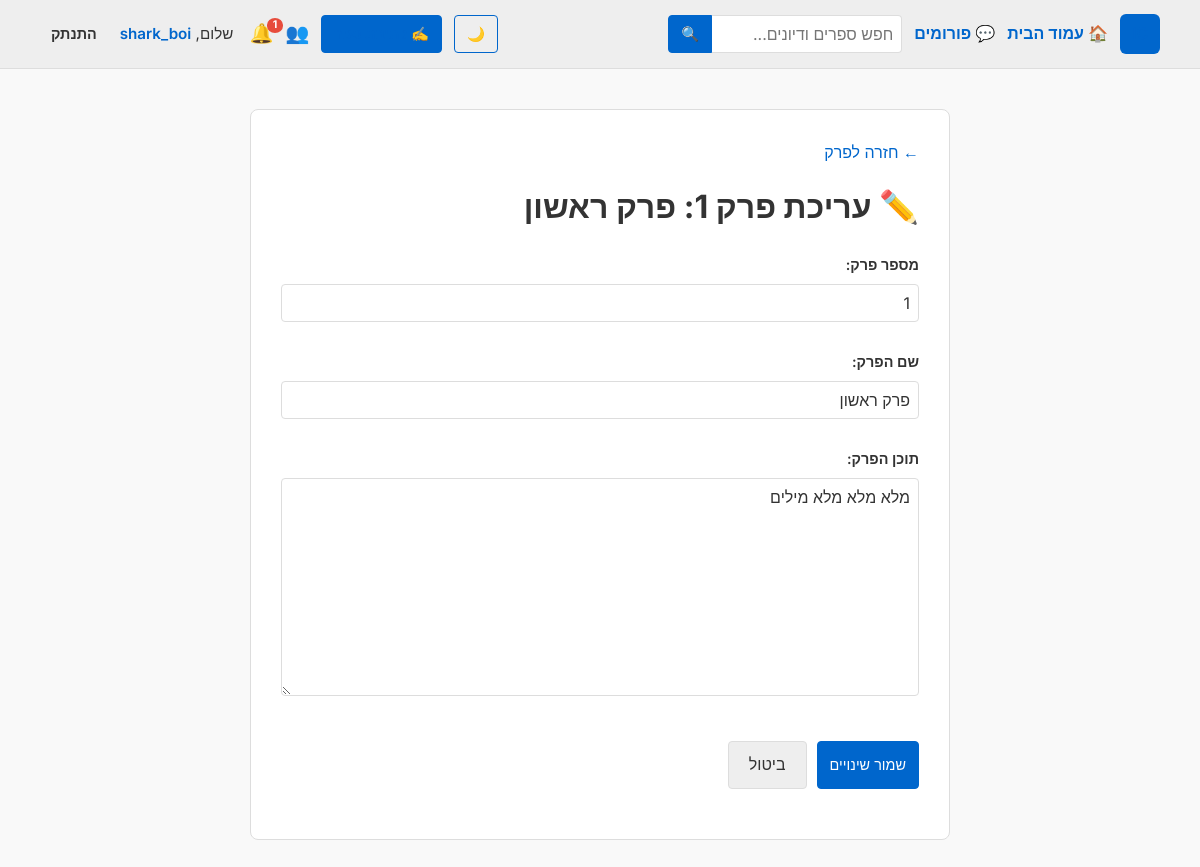
Screenshot of /book/2/chapter/1/edit/ (signed in) with the database file from the repository.
### books/models.py (models this page shows, shortened)
class Chapter(models.Model):
    book = models.ForeignKey(Book, on_delete=models.CASCADE, related_name='chapters')
    title = models.CharField(max_length=200, verbose_name="שם הפרק")
    content = models.TextField(verbose_name="תוכן הפרק")
    chapter_number = models.PositiveIntegerField(verbose_name="מספר פרק")
    created_at = models.DateTimeField(auto_now_add=True)
    class Meta:
        ordering = ['chapter_number'] # סידור אוטומטי של הפרקים לפי המספר שלהם

### books/views.py (the view)
# urls.py: path('book/<int:book_id>/chapter/<int:chapter_number>/edit/', views.edit_chapter, name='edit_chapter'),
@login_required
def edit_chapter(request, book_id, chapter_number):
    chapter = get_object_or_404(Chapter, book__id=book_id, chapter_number=chapter_number)
    if request.user != chapter.book.author:
        raise Http404("אין לך הרשאה לערוך פרק זה.")
    if request.method == 'POST':
        form = ChapterForm(request.POST, instance=chapter)
        if form.is_valid():
            updated_chapter = form.save()
            return redirect('chapter_detail', book_id=book_id, chapter_number=updated_chapter.chapter_number)
    else:
        form = ChapterForm(instance=chapter)
    return render(request, 'books/edit_chapter.html', {'form': form, 'chapter': chapter})

### books/forms.py
class ChapterForm(forms.ModelForm):
    class Meta:
        model = Chapter
        fields = ['chapter_number', 'title', 'content']

### books/context_processors.py (called while the page is built)
def unread_notifications(request):
    if request.user.is_authenticated:
        count = request.user.notifications.filter(is_read=False).count()
        return {'unread_notifications_count': count}
    return {'unread_notifications_count': 0}

### books/templates/books/edit_chapter.html (shortened to what this page needs)
{% extends 'books/base.html' %}
{% block content %}
<div class="container" style="max-width: 700px;">
    <a href="{% url 'chapter_detail' chapter.book.id chapter.chapter_number %}">← חזרה לפרק</a>
    <h1 style="margin-top: 15px;">✏️ עריכת פרק {{ chapter.chapter_number }}: {{ chapter.title }}</h1>
    <form method="post" style="margin-top: 20px;">
        {{ form.as_p }}
        <div style="margin-top: 25px; display: flex; gap: 10px;">
            <button type="submit" class="btn-primary">שמור שינויים</button>
            <a href="{% url 'chapter_detail' chapter.book.id chapter.chapter_number %}" style="padding: 10px 20px; background: var(--nav-bg); color: var(--text-color); border: 1px solid var(--border-color); border-radius: 4px; text-decoration: none;">ביטול</a>
        </div>
    </form>
</div>
{% endblock %}

### books/templates/books/base.html (shortened to what this page needs)
<!DOCTYPE html>
{% load static %}
<html lang="he" dir="rtl">
<head>
    <link rel="stylesheet" href="{% static 'css/inkcity.css' %}">
</head>
<body>
    <div class="navbar">
        <div class="navbar-left">
            <a href="{% url 'home' %}" class="navbar-logo" aria-label="InkCity - עמוד הבית">IC</a>
            <a href="{% url 'home' %}">🏠 עמוד הבית</a>
            <a href="{% url 'forum_home' %}">💬 פורומים</a>
            <form action="{% url 'search' %}" method="get" class="navbar-search">
                <input type="text" name="q" placeholder="חפש ספרים ודיונים..." value="{{ request.GET.q|default:'' }}" required>
                <button type="submit" aria-label="חיפוש">🔍</button>
            </form>
        </div>
        <div class="navbar-right">
            <button id="theme-toggle" class="btn-outline" type="button" aria-label="החלף ערכת נושא">🌙</button>
            {% if user.is_authenticated %}
                <a href="{% url 'create_book' %}" class="btn-primary">✍️ כתיבת ספר</a>
                <a href="{% url 'following_list' %}" class="navbar-icon" title="נעקבים" aria-label="נעקבים">👥</a>
                <a href="{% url 'notifications' %}" class="navbar-icon navbar-bell" title="התראות" aria-label="התראות">
                    🔔
                    {% if unread_notifications_count > 0 %}
                        <span class="notification-badge">{{ unread_notifications_count }}</span>
                    {% endif %}
                </a>
                <span class="navbar-greeting">שלום, <a href="{% url 'profile_detail' user.username %}">{{ user.username }}</a></span>
                <form action="{% url 'logout' %}" method="post" class="navbar-form">
                    <button type="submit" class="btn-ghost">התנתק</button>
                </form>
            {% else %}
                <a href="{% url 'login' %}">התחבר</a>
                <a href="{% url 'register' %}" class="btn-primary">הרשמה</a>
            {% endif %}
        </div>
    </div>
    {% block content %}{% endblock %}
</body>
</html>

### static/css/inkcity.css (style rules this page uses)
*, *::before, *::after { box-sizing: border-box; }
body { margin: 0; padding: 0; background: var(--bg-color); color: var(--text-color); font-family: 'Inter', Arial, Helvetica, sans-serif; font-size: 16px; line-height: 1.6; transition: background-color 0.3s, color 0.3s; }
a { color: var(--link-color); text-decoration: none; }
.navbar { display: flex; justify-content: space-between; align-items: center; flex-wrap: wrap; gap: 15px; padding: 14px 40px; background-color: var(--nav-bg); color: var(--text-color); border-bottom: 1px solid var(--border-color); }
.navbar a { color: var(--link-color); text-decoration: none; font-weight: 600; }
.navbar-left, .navbar-right { display: flex; align-items: center; gap: 12px; }
.navbar-logo { width: 40px; height: 40px; border-radius: 6px; background: var(--link-color); color: #fff; font-weight: 700; display: flex; align-items: center; justify-content: center; }
.navbar-search { display: flex; align-items: center; margin: 0; }
.navbar-search input { width: 190px; margin: 0; border-left: none; border-radius: 0 4px 4px 0; }
.navbar-search button { margin: 0; border-radius: 4px 0 0 4px; }
.navbar-icon { font-size: 1.2em; position: relative; line-height: 1; }
.navbar-bell { margin-left: 4px; }
.notification-badge { position: absolute; top: -6px; right: -10px; background: #e74c3c; color: #fff; border-radius: 50%; padding: 2px 6px; font-size: 0.55em; font-weight: 700; line-height: 1; }
.navbar-greeting { font-size: 0.95em; }
.navbar-form { display: inline; margin: 0; }
.btn-primary, .btn-outline, .btn-ghost, .btn-danger { display: inline-block; font-family: inherit; font-size: 0.9em; line-height: 1.4; border-radius: 4px; cursor: pointer; text-decoration: none; }
.btn-primary { background: var(--link-color); color: #fff; border: 1px solid var(--link-color); padding: 8px 12px; }
.btn-outline { background: transparent; color: var(--link-color); border: 1px solid var(--link-color); padding: 8px 12px; }
.btn-ghost { background: transparent; color: var(--text-color); border: 1px solid transparent; padding: 8px 10px; font-weight: 600; }
button { font-family: inherit; font-size: 0.9em; line-height: 1.4; background: var(--link-color); color: #fff; border: 1px solid var(--link-color); padding: 8px 12px; border-radius: 4px; cursor: pointer; }
button.btn-outline { background: transparent; color: var(--link-color); border: 1px solid var(--link-color); }
button.btn-ghost { background: transparent; color: var(--text-color); border: 1px solid transparent; }
form { margin: 20px 0; }
input, textarea, select { width: 100%; padding: 8px; margin: 4px 0 12px 0; border: 1px solid var(--border-color); border-radius: 4px; background: var(--input-bg); color: var(--text-color); font-family: inherit; font-size: 1em; }
label { display: block; font-weight: 600; font-size: 0.9em; margin-bottom: 4px; }
.container { background-color: var(--container-bg); padding: 30px; border-radius: 8px; border: 1px solid var(--border-color); max-width: 800px; margin: 40px auto; }

### books/templates/books/base.html (style rules this page uses)
:root { --bg-color: #f9f9f9; --text-color: #333333; --container-bg: #ffffff; --border-color: #dddddd; --link-color: #0066cc; --nav-bg: #eeeeee; --input-bg: #ffffff; }

### rows the page displays
Chapter: chapter_number "1", title "פרק ראשון", content "מלא מלא מלא מילים"

### other values shown
{{ unread_notifications_count }} "1"
{{ user.username }} "shark_boi"
